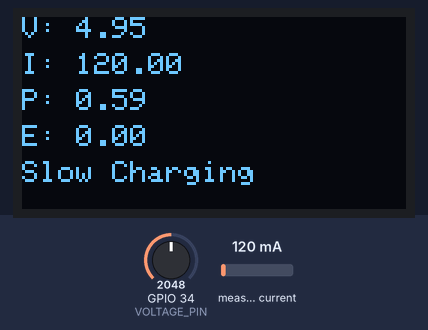
This sketch was run on a simulated ESP32. Parts: 128×64 one-colour display. The inputs (shaded band) are chosen by the test bench; at power-on: measured current 120 mA, GPIO 34 (VOLTAGE_PIN) = 2048 (analog values on the 0–4095 scale). WiFi joins after 1.5 s; servers stay silent unless stated; uploads are accepted with an empty reply; what the sketch prints to the serial monitor is not drawn.

Above: at 5.6 s.
5.7 s: measured current set to 0 mA
At 10.7 s:
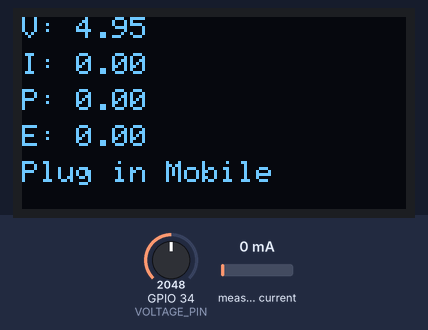
11.7 s: GPIO 34 (VOLTAGE_PIN) set to 2114
At 16.0 s:
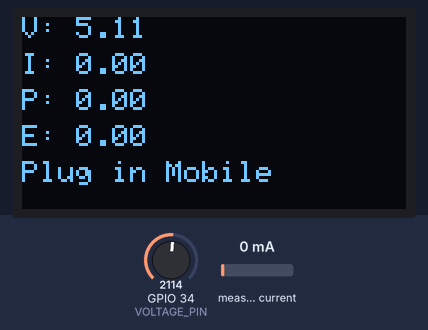
17.0 s: measured current set to 18 mA
At 21.3 s:
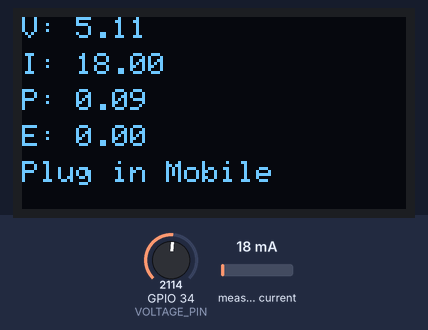
22.2 s: measured current set to 22 mA
At 26.7 s:
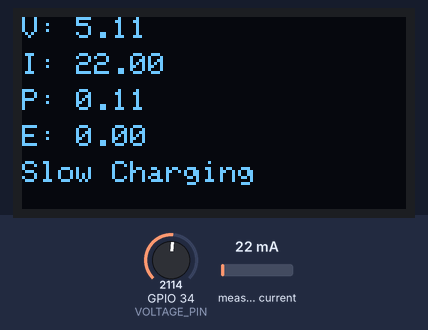
27.4 s: GPIO 34 (VOLTAGE_PIN) set to 3603
At 32.0 s:
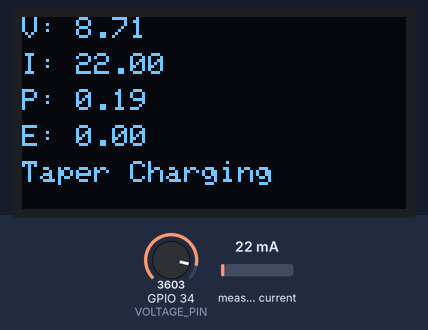
32.7 s: measured current set to 786 mA
At 37.3 s:
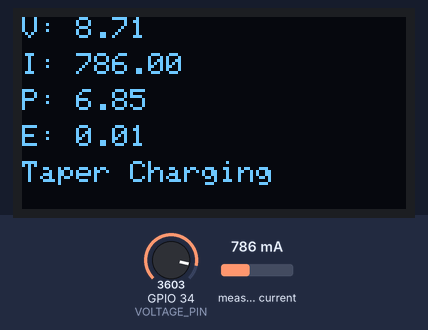
43.1 s: measured current set to 816 mA
Timing chart, 0 to 46.1 s (numbered marks = the images above; inputs shaded):
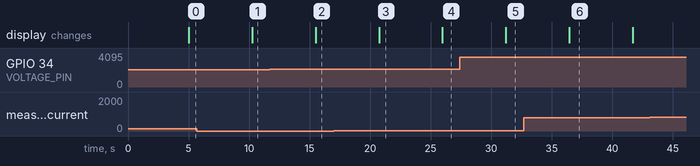

The sketch:

smart-usb-charging-analytics-system.ino
```cpp
#define BLYNK_TEMPLATE_ID "YOUR_TEMPLATE_ID"
#define BLYNK_TEMPLATE_NAME "YOUR_TEMPLATE_NAME"
#define BLYNK_AUTH_TOKEN "YOUR_BLYNK_TOKEN"

#define BLYNK_PRINT Serial

#include <WiFiClientSecure.h>
#include <WiFi.h>
#include <BlynkSimpleEsp32.h>
#include <Wire.h>
#include <HTTPClient.h>
#include <Adafruit_INA219.h>
#include <Adafruit_GFX.h>
#include <Adafruit_SSD1306.h>

/* ---------------- OLED Configuration ---------------- */
#define SCREEN_WIDTH 128
#define SCREEN_HEIGHT 64

/* ---------------- Sensor Pin ---------------- */
#define VOLTAGE_PIN 34

/* ---------------- WiFi Credentials ---------------- */
char ssid[] = "YOUR_WIFI_NAME";
char pass[] = "YOUR_WIFI_PASSWORD";

/* ---------------- Google Sheets Web App URL ---------------- */
String sheetURL = "YOUR_GOOGLE_SCRIPT_URL";

/* ---------------- Device Objects ---------------- */
Adafruit_SSD1306 display(SCREEN_WIDTH, SCREEN_HEIGHT, &Wire, -1);
Adafruit_INA219 ina219;

/* ---------------- Measurement Variables ---------------- */
float voltage = 0;
float current = 0;
float power = 0;
float energy_Wh = 0;

String chargingMode;

/* ---------------- Timing ---------------- */
unsigned long lastTime = 0;
const unsigned long interval = 5000;

/* =========================================================
   Function: Read Sensors and Process Data
   ========================================================= */
void readSensors() {

  int adc = analogRead(VOLTAGE_PIN);
  float adcVolt = (adc / 4095.0) * 3.3;

  voltage = adcVolt * 3.0;

  current = abs(ina219.getCurrent_mA());

  power = voltage * (current / 1000.0);

  energy_Wh += power * (interval / 1000.0 / 3600.0);
}

/* =========================================================
   Function: Detect Charging Mode
   ========================================================= */
void detectChargingMode() {

  if (current < 20) {
    chargingMode = "Plug in Mobile";
  }
  else if (voltage > 7.0 && current > 800) {
    chargingMode = "Fast Charging";
  }
  else if (voltage > 7.0 && current <= 800) {
    chargingMode = "Taper Charging";
  }
  else {
    chargingMode = "Slow Charging";
  }
}

/* =========================================================
   Function: Update OLED Display
   ========================================================= */
void updateOLED() {

  display.clearDisplay();
  display.setTextSize(1);
  display.setTextColor(WHITE);

  display.setCursor(0, 0);
  display.print("V: ");
  display.print(voltage);

  display.setCursor(0, 12);
  display.print("I: ");
  display.print(current);

  display.setCursor(0, 24);
  display.print("P: ");
  display.print(power);

  display.setCursor(0, 36);
  display.print("E: ");
  display.print(energy_Wh);

  display.setCursor(0, 48);
  display.print(chargingMode);

  display.display();
}

/* =========================================================
   Function: Send Data to Blynk
   ========================================================= */
void sendToBlynk() {

  Blynk.virtualWrite(V4, voltage);
  Blynk.virtualWrite(V8, current);
  Blynk.virtualWrite(V6, power);
  Blynk.virtualWrite(V7, chargingMode);
  Blynk.virtualWrite(V9, energy_Wh);
}

/* =========================================================
   Function: Send Data to Google Sheets
   ========================================================= */
void sendToGoogleSheets() {

  WiFiClientSecure client;
  HTTPClient http;

  client.setInsecure();

  String safeMode = chargingMode;
  safeMode.replace(" ", "%20");

  String url = sheetURL + "?voltage=" + String(voltage) +
               "&current=" + String(current) +
               "&power=" + String(power) +
               "&mode=" + safeMode;

  Serial.println(url);

  http.setFollowRedirects(HTTPC_STRICT_FOLLOW_REDIRECTS);
  http.begin(client, url);

  int httpCode = http.GET();

  Serial.print("HTTP Response: ");
  Serial.println(httpCode);

  http.end();
}

/* =========================================================
   Function: Serial Monitor Output
   ========================================================= */
void printSerial() {

  Serial.print("Voltage: ");
  Serial.print(voltage);
  Serial.print(" V | ");

  Serial.print("Current: ");
  Serial.print(current);
  Serial.print(" mA | ");

  Serial.print("Power: ");
  Serial.print(power);
  Serial.print(" W | ");

  Serial.print("Energy: ");
  Serial.print(energy_Wh);
  Serial.print(" Wh | ");

  Serial.print("Mode: ");
  Serial.println(chargingMode);
}

/* =========================================================
   Setup
   ========================================================= */
void setup() {

  Serial.begin(115200);

  Wire.begin(21, 22);

  analogReadResolution(12);
  analogSetPinAttenuation(VOLTAGE_PIN, ADC_11db);

  if (!ina219.begin()) {
    Serial.println("INA219 not found");
    while (1);
  }

  if (!display.begin(SSD1306_SWITCHCAPVCC, 0x3C)) {
    Serial.println("OLED not found");
    while (1);
  }

  display.clearDisplay();
  display.setCursor(0, 0);
  display.setTextSize(1);
  display.setTextColor(WHITE);
  display.println("System Ready");
  display.display();

  Blynk.begin(BLYNK_AUTH_TOKEN, ssid, pass);

  Serial.println("System Connected");
}

/* =========================================================
   Main Loop
   ========================================================= */
void loop() {

  Blynk.run();

  if (millis() - lastTime > interval) {

    readSensors();
    detectChargingMode();
    updateOLED();
    sendToBlynk();
    sendToGoogleSheets();
    printSerial();

    lastTime = millis();
  }
}
```

Measured:
- the behaviour switches between 2049 and 2050 on GPIO 34 (VOLTAGE_PIN) (found by bisection; images 1 and 2)
- the behaviour switches between 19 and 20 mA on measured current (found by bisection; images 3 and 4)
- after the input at 5.7 s, the display: changes after 4.6 s (image 1)
- after the input at 11.7 s, the display: changes after 3.8 s (image 2)
- after the input at 17.0 s, the display: changes after 3.7 s (image 3)
- after the input at 22.2 s, the display: changes after 3.8 s (image 4)
- after the input at 27.4 s, the display: changes after 3.8 s (image 5)
- after the input at 32.7 s, the display: changes after 3.8 s (image 6)
